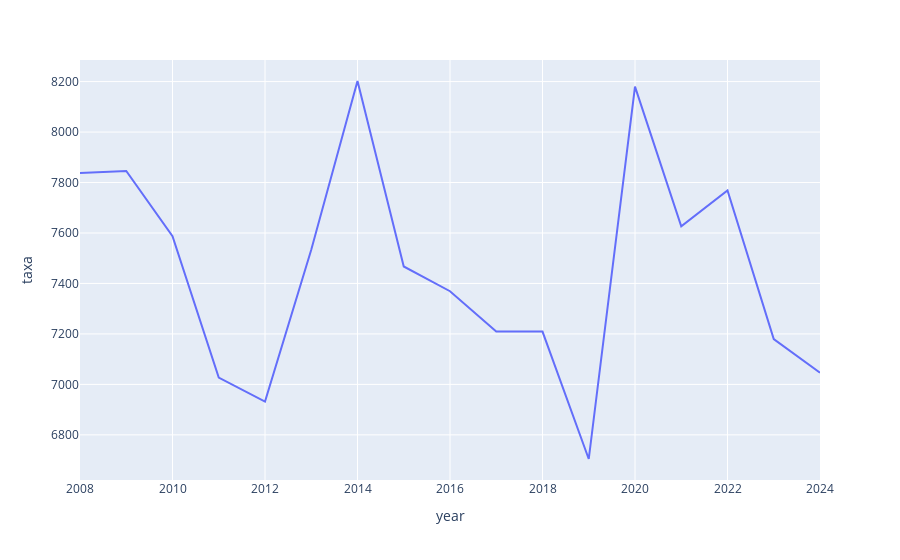

Here is the notebook cell this chart was saved with:
### Markdown cell above
#### Gráficos de linhas para evoluções temporais

### Code cell
px.line(funcoes.df_filtrado_taxa_cem_mil(dff[(dff['year']>=2008) & (dff['year']<2025)], df_population, 'nibrs crime against category', 'PROPERTY'), x='year', y='taxa')

### Figure 1 — Plotly figure (JSON) as saved in the notebook; plotly's stock layout.template omitted (floating-point values rounded to 4 significant figures)
{"data": [{"hovertemplate": "year=%{x}<br>taxa=%{y}<extra></extra>", "legendgroup": "", "line": {"color": "#636efa", "dash": "solid"}, "marker": {"symbol": "circle"}, "mode": "lines", "name": "", "orientation": "v", "showlegend": false, "type": "scatter", "x": [2008, 2009, 2010, 2011, 2012, 2013, 2014, 2015, 2016, 2017, 2018, 2019, 2020, 2021, 2022, 2023, 2024], "xaxis": "x", "y": [7838.0, 7845.0, 7588.0, 7027.0, 6932.0, 7533.0, 8202.0, 7467.0, 7369.0, 7210.0, 7209.0, 6704.0, 8180.0, 7626.0, 7769.0, 7180.0, 7046.0], "yaxis": "y"}], "layout": {"legend": {"tracegroupgap": 0}, "margin": {"t": 60}, "xaxis": {"anchor": "y", "domain": [0, 1], "title": {"text": "year"}}, "yaxis": {"anchor": "x", "domain": [0, 1], "title": {"text": "taxa"}}}}
